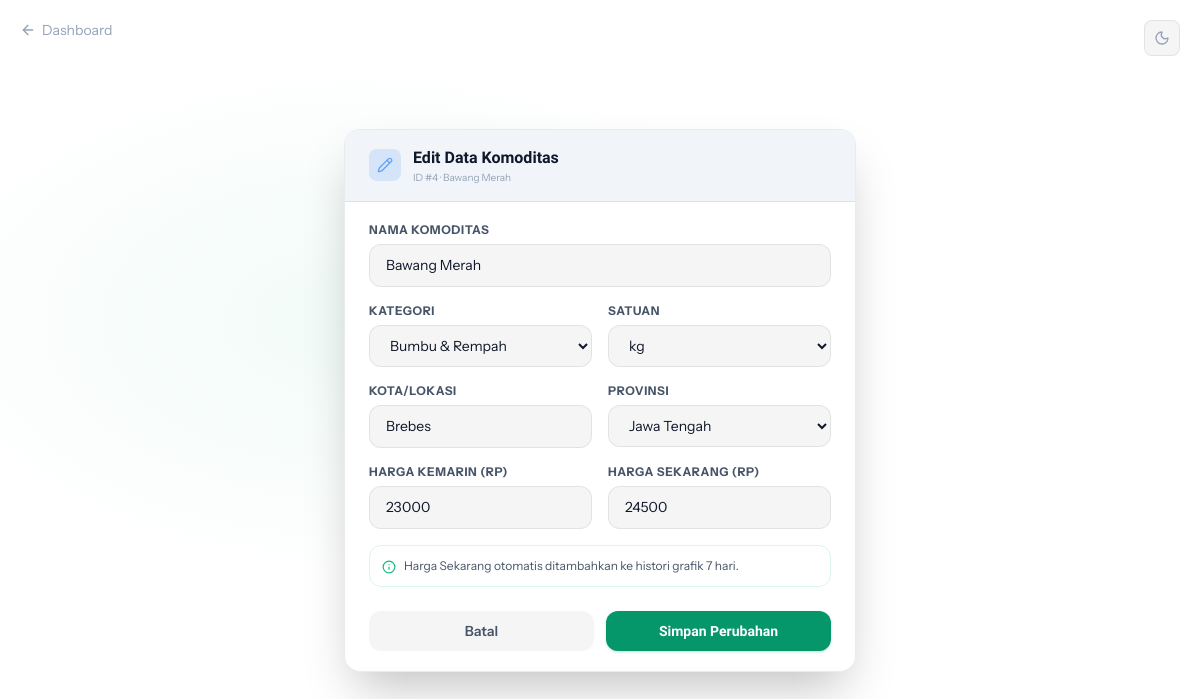
Page /edit.php?id=4 (signed in) on the committed database.
### tables this page shows
CREATE TABLE IF NOT EXISTS komoditas (
  id              INT UNSIGNED AUTO_INCREMENT PRIMARY KEY,
  nama            VARCHAR(120) NOT NULL,
  kategori        ENUM(
                    'Beras & Serealia','Hortikultura','Bumbu & Rempah',
                    'Peternakan','Minyak & Lemak','Perikanan','Lainnya'
                  ) NOT NULL DEFAULT 'Lainnya',
  lokasi          VARCHAR(120) NOT NULL,
  provinsi        VARCHAR(100) NOT NULL DEFAULT '',
  satuan          VARCHAR(30)  NOT NULL DEFAULT 'kg',
  harga_kemarin   BIGINT UNSIGNED NOT NULL DEFAULT 0,
  harga_sekarang  BIGINT UNSIGNED NOT NULL DEFAULT 0,
  history         JSON         DEFAULT NULL,
  status          ENUM('pending','approved','rejected') NOT NULL DEFAULT 'approved',
  submitted_by    INT UNSIGNED DEFAULT NULL,
  catatan_admin   VARCHAR(255) DEFAULT NULL,
  created_at      TIMESTAMP    DEFAULT CURRENT_TIMESTAMP,
  updated_at      TIMESTAMP    DEFAULT CURRENT_TIMESTAMP ON UPDATE CURRENT_TIMESTAMP,
  FOREIGN KEY (submitted_by) REFERENCES users(id) ON DELETE SET NULL,
  INDEX idx_status   (status),
  INDEX idx_nama     (nama),
  INDEX idx_provinsi (provinsi)
);

### edit.php (the view, shortened to what this page needs)
<?php
require 'Server/koneksi.php';
$id = (int)$_GET['id'];
$q  = $conn->query("SELECT * FROM komoditas WHERE id=$id LIMIT 1");
$row = $q?$q->fetch_assoc():null;
$kategoris = ['Beras & Serealia','Hortikultura','Bumbu & Rempah','Peternakan','Minyak & Lemak','Perikanan','Lainnya'];
$satuans   = ['kg','gram','liter','ml','butir','ikat','buah'];
?>
<!doctype html>
<html lang="id">
<head><?php include 'Assets/head.php'; ?></head>
<body class="min-h-screen flex items-center justify-center p-4" style="background:radial-gradient(ellipse 70% 60% at 30% 40%,rgba(16,185,129,.06) 0%,transparent 55%)">
  <a href="dashboard.php" class="fixed top-5 left-5 flex items-center gap-1.5 text-sm text-[var(--text-muted)] hover:text-[var(--text-primary)] transition group"><i data-lucide="arrow-left" class="w-4 h-4 group-hover:-translate-x-0.5 transition-transform"></i> Dashboard</a>
  <button data-action="toggle-theme" class="fixed top-5 right-5 w-9 h-9 flex items-center justify-center rounded-lg bg-[var(--surface)] hover:bg-[var(--surface-hover)] border border-[var(--border)] text-[var(--text-muted)] hover:text-[var(--text-primary)] transition"><i data-lucide="moon" data-theme-icon="toggle" class="w-4 h-4"></i></button>
  <div class="w-full max-w-lg animate-fade-up">
    <div class="card overflow-hidden shadow-2xl">
      <div class="px-6 py-4 border-b border-[var(--border)] bg-[var(--bg-secondary)] flex items-center gap-3">
        <div class="w-8 h-8 rounded-lg bg-blue-500/15 flex items-center justify-center"><i data-lucide="pencil" class="w-4 h-4 text-blue-400"></i></div>
        <div><h1 class="font-display font-bold text-[var(--text-primary)]">Edit Data Komoditas</h1><p class="text-[10px] text-[var(--text-muted)]">ID #<?= $id ?> · <?= htmlspecialchars($row['nama']) ?></p></div>
      </div>
      <form action="edit.php?id=<?= $id ?>" method="POST" class="px-6 py-5 space-y-4">
        <div><label class="block text-xs font-bold text-[var(--text-secondary)] uppercase tracking-wider mb-1.5">Nama Komoditas</label><input type="text" name="nama" class="input-field" value="<?= htmlspecialchars($row['nama']) ?>" required/></div>
        <div class="grid grid-cols-2 gap-4">
          <div><label class="block text-xs font-bold text-[var(--text-secondary)] uppercase tracking-wider mb-1.5">Kategori</label><select name="kategori" class="input-field"><?php foreach($kategoris as $k): ?><option <?= $row['kategori']===$k?'selected':'' ?>><?= htmlspecialchars($k) ?></option><?php endforeach; ?></select></div>
          <div><label class="block text-xs font-bold text-[var(--text-secondary)] uppercase tracking-wider mb-1.5">Satuan</label><select name="satuan" class="input-field"><?php foreach($satuans as $s): ?><option <?= $row['satuan']===$s?'selected':'' ?>><?= htmlspecialchars($s) ?></option><?php endforeach; ?></select></div>
          <div><label class="block text-xs font-bold text-[var(--text-secondary)] uppercase tracking-wider mb-1.5">Kota/Lokasi</label><input type="text" name="lokasi" class="input-field" value="<?= htmlspecialchars($row['lokasi']) ?>" required/></div>
          <div><label class="block text-xs font-bold text-[var(--text-secondary)] uppercase tracking-wider mb-1.5">Provinsi</label><select name="provinsi" class="input-field"><option value="">— Pilih —</option><?php foreach(PROVINSI_LIST as $p): ?><option <?= $row['provinsi']===$p?'selected':'' ?>><?= htmlspecialchars($p) ?></option><?php endforeach; ?></select></div>
          <div><label class="block text-xs font-bold text-[var(--text-secondary)] uppercase tracking-wider mb-1.5">Harga Kemarin (Rp)</label><input type="number" name="kemarin" class="input-field" value="<?= (int)$row['harga_kemarin'] ?>" required min="0"/></div>
          <div><label class="block text-xs font-bold text-[var(--text-secondary)] uppercase tracking-wider mb-1.5">Harga Sekarang (Rp)</label><input type="number" name="sekarang" class="input-field" value="<?= (int)$row['harga_sekarang'] ?>" required min="0"/></div>
        </div>
        <div class="flex items-start gap-2 p-3 rounded-xl bg-brand-500/6 border border-brand-500/15 text-xs text-[var(--text-secondary)]"><i data-lucide="info" class="w-3.5 h-3.5 text-brand-500 flex-shrink-0 mt-0.5"></i>Harga Sekarang otomatis ditambahkan ke histori grafik 7 hari.</div>
        <div class="flex gap-3 pt-2">
          <a href="dashboard.php" class="flex-1 py-2.5 rounded-xl text-sm font-semibold text-center text-[var(--text-secondary)] bg-[var(--surface)] hover:bg-[var(--surface-hover)] transition">Batal</a>
          <button type="submit" name="update_data" class="flex-1 py-2.5 rounded-xl text-sm font-display font-bold text-white bg-brand-600 hover:bg-brand-500 transition shadow shadow-brand-600/20 hover:-translate-y-0.5">Simpan Perubahan</button>
        </div>
      </form>
    </div>
  </div>
</body>
</html>

### Assets/head.php (style rules this page uses)
body { font-family: 'Instrument Sans', sans-serif; }
h1,h2,h3,h4,h5,h6,.font-display { font-family: 'Cabinet Grotesk', sans-serif; }
:root { --bg-primary: #f8fafc; --bg-secondary: #f1f5f9; --bg-card: #ffffff; --bg-card-hover: #f8fafc; --border: rgba(0,0,0,.08); --border-hover: rgba(0,0,0,.15); --text-primary: #0f172a; --text-secondary:#475569; --text-muted: #94a3b8; --surface: rgba(0,0,0,.04); --surface-hover: rgba(0,0,0,.07); --shadow-sm: 0 1px 3px rgba(0,0,0,.08); --shadow-md: 0 4px 16px rgba(0,0,0,.10); --shadow-lg: 0 10px 40px rgba(0,0,0,.12); }
body { background-color: var(--bg-primary); color: var(--text-primary); -webkit-font-smoothing: antialiased; transition: background-color .25s, color .25s; overflow-x: hidden; }
.card { background: var(--bg-card); border: 1px solid var(--border); border-radius: 1rem; transition: background .2s, border-color .2s, box-shadow .2s; }
.input-field { width:100%; padding:.625rem 1rem; border-radius:.75rem; border:1px solid var(--border); background:var(--surface); color:var(--text-primary); font-size:.875rem; outline:none; transition:border-color .2s, background .2s, box-shadow .2s; font-family:'Instrument Sans',sans-serif; }
.input-field::placeholder { color:var(--text-muted); }

### rows in the picture
komoditas: nama "Bawang Merah", kategori "Bumbu & Rempah", satuan "kg", lokasi "Brebes", provinsi "Jawa Tengah", kemarin "23000", sekarang "24500"

### other values in the picture
$id "4"
